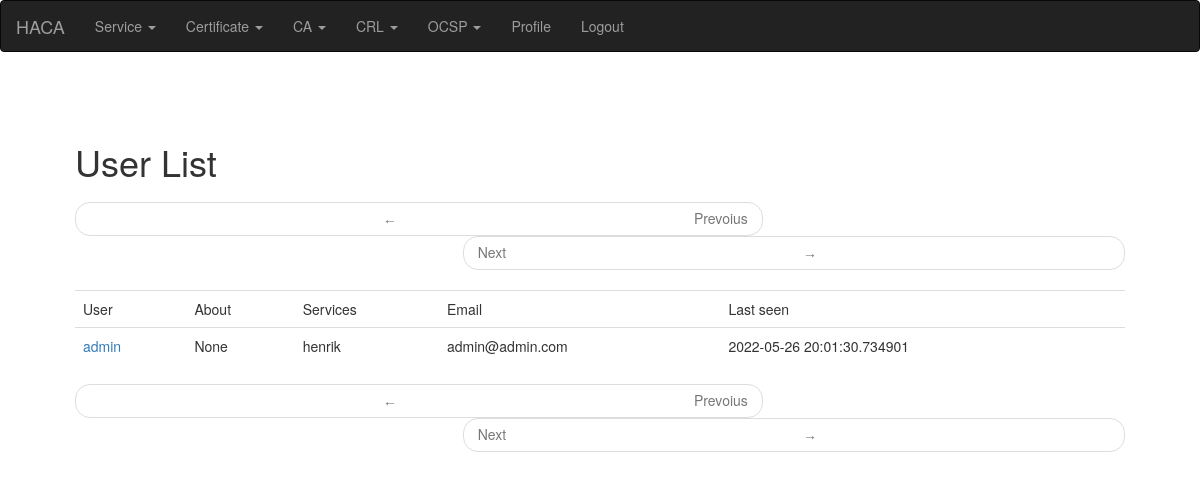
The page /user/list (signed in) on the database as committed earlier.
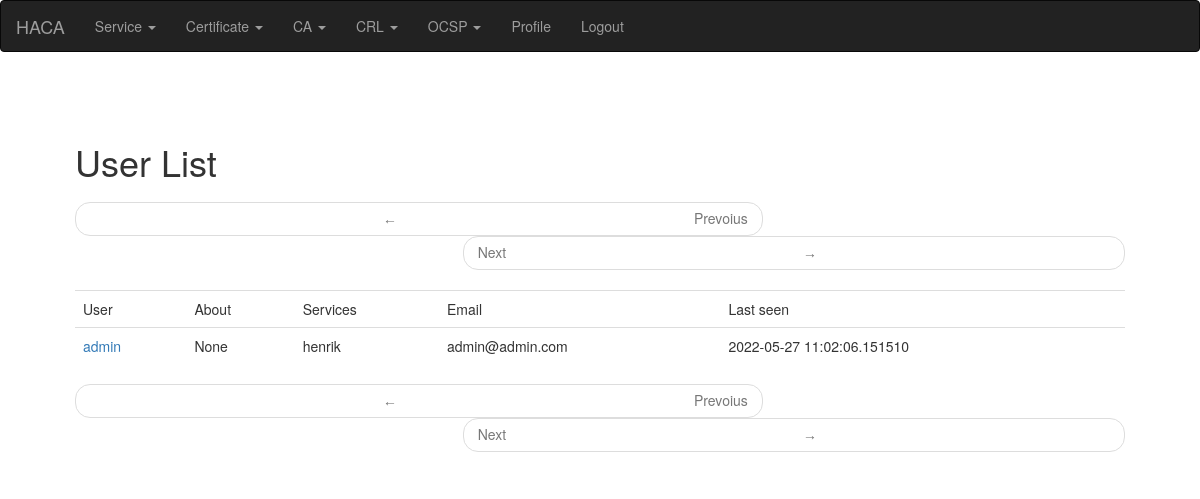
The same page on the database as committed later.
### app/main/models.py (models this page shows, shortened)
class PaginatedAPIMixin(object):
    @staticmethod
    def to_collection_dict(query, page, per_page, endpoint, **kwargs):
        resources = query.paginate(page, per_page, False)
        print("page: %s per_page: %s endpoint %s" % (page, per_page, endpoint))
        data = {
            'items': [item.to_dict() for item in resources.items],
            '_meta': {
                'page': page,
                'per_page': per_page,
                'total_pages': resources.pages,
                'total_items': resources.total
            },
            '_links': {
                'self': url_for(endpoint, id=id, page=page, per_page=per_page,
                                **kwargs),
                'next': url_for(endpoint, id=id, page=page + 1, per_page=per_page,
                                **kwargs) if resources.has_next else None,
                'prev': url_for(endpoint, id=id, page=page - 1, per_page=per_page,
                                **kwargs) if resources.has_prev else None
            }
        }
        return data

class User(PaginatedAPIMixin, UserMixin, db.Model):
    __tablename__ = "user"
    __searchable__ = ['username', 'email', 'about_me']
    id = db.Column(db.Integer, primary_key=True)
    username = db.Column(db.String(64), index=True, unique=True)
    email = db.Column(db.String(120), index=True, unique=True)
    password_hash = db.Column(db.String(128))
    about_me = db.Column(db.String(140))
    last_seen = db.Column(db.DateTime, default=datetime.utcnow)
    api_key = db.Column(db.String(32), index=True, unique=True)
    token = db.Column(db.String(32), index=True, unique=True)
    token_expiration = db.Column(db.DateTime)
    role = db.Column(db.String(140))
    active = db.Column(db.Integer)

### app/main/routes.py (the view)
@bp.route('/user/list')
@login_required
def user_list():
    page = request.args.get('page', 1, type=int)
    users = User.query.order_by(User.username).paginate(
        page, current_app.config['POSTS_PER_PAGE'], False)
    services = Service.query.all()
    next_url = url_for(
        'main.user_list', page=users.next_num) if users.has_next else None
    prev_url = url_for(
        'main.user_list', page=users.prev_num) if users.has_prev else None
    return render_template('users.html', users=users.items, services=services,
                           next_url=next_url, prev_url=prev_url,
                           title=_("User List"))

### app/main/models.py (called while the page is built)
@login.user_loader
def load_user(id):
    print(f'regular user loaded for login userid: {id}')
    return User.query.get(int(id))

### app/main/routes.py (called while the page is built)
@bp.before_app_request
def before_request():
    if current_user.is_authenticated:
        current_user.last_seen = datetime.utcnow()
        db.session.commit()
    g.locale = str(get_locale())

### app/templates/users.html (shortened to what this page needs)
{% extends "base.html" %}
{% block app_content %}
  {% if users %}
  <nav aria-label="...">
      <ul class="pager">
          <li class="previous{% if not prev_url %} disabled{% endif %}">
              <a href="{{ prev_url or '#' }}">
                  <span aria-hidden="true">&larr;</span> {{ _('Prevoius') }}
              </a>
          </li>
          <li class="next{% if not next_url %} disabled{% endif %}">
              <a href="{{ next_url or '#' }}">
                  {{ _('Next') }} <span aria-hidden="true">&rarr;</span>
              </a>
          </li>
      </ul>
  </nav>
  {% endif %}
  <table class="table table-hover">
    <tr>
        <td>  {{ _('User') }} </td>
        <td>  {{ _('About') }}  </td>
        <td>  {{ _('Services') }}  </td>
        <td>  {{ _('Email') }} </td>
        <td>  {{ _('Last seen') }} </td>
    </tr>
    {% for u in users %}
      <tr>
          <td>  {{ user_link }}  </td>
          <td>  {{ u.about_me}} </td>
          <td>
            {% for service in services %}
              {% for su in service.users %}
                {% if su.username == u.username %}
                  {{ service.name }}
                {% endif %}
              {% endfor %}
            {% endfor %}
         </td>
         <td>  {{ u.email}} </td>
         <td>  {{ u.last_seen }} </td>
      </tr>
      {% endfor %}
  </table>
    {% if users %}
    <nav aria-label="...">
        <ul class="pager">
            <li class="previous{% if not prev_url %} disabled{% endif %}">
                <a href="{{ prev_url or '#' }}">
                    <span aria-hidden="true">&larr;</span> {{ _('Prevoius') }}
                </a>
            </li>
            <li class="next{% if not next_url %} disabled{% endif %}">
                <a href="{{ next_url or '#' }}">
                    {{ _('Next') }} <span aria-hidden="true">&rarr;</span>
                </a>
            </li>
        </ul>
    </nav>
    {% endif %}
{% endblock %}

Rows that differ between the two databases and show on the page:
changed User "admin": last_seen "2022-05-26 20:01:30.734901" → "2022-05-27 11:02:06.151510"
